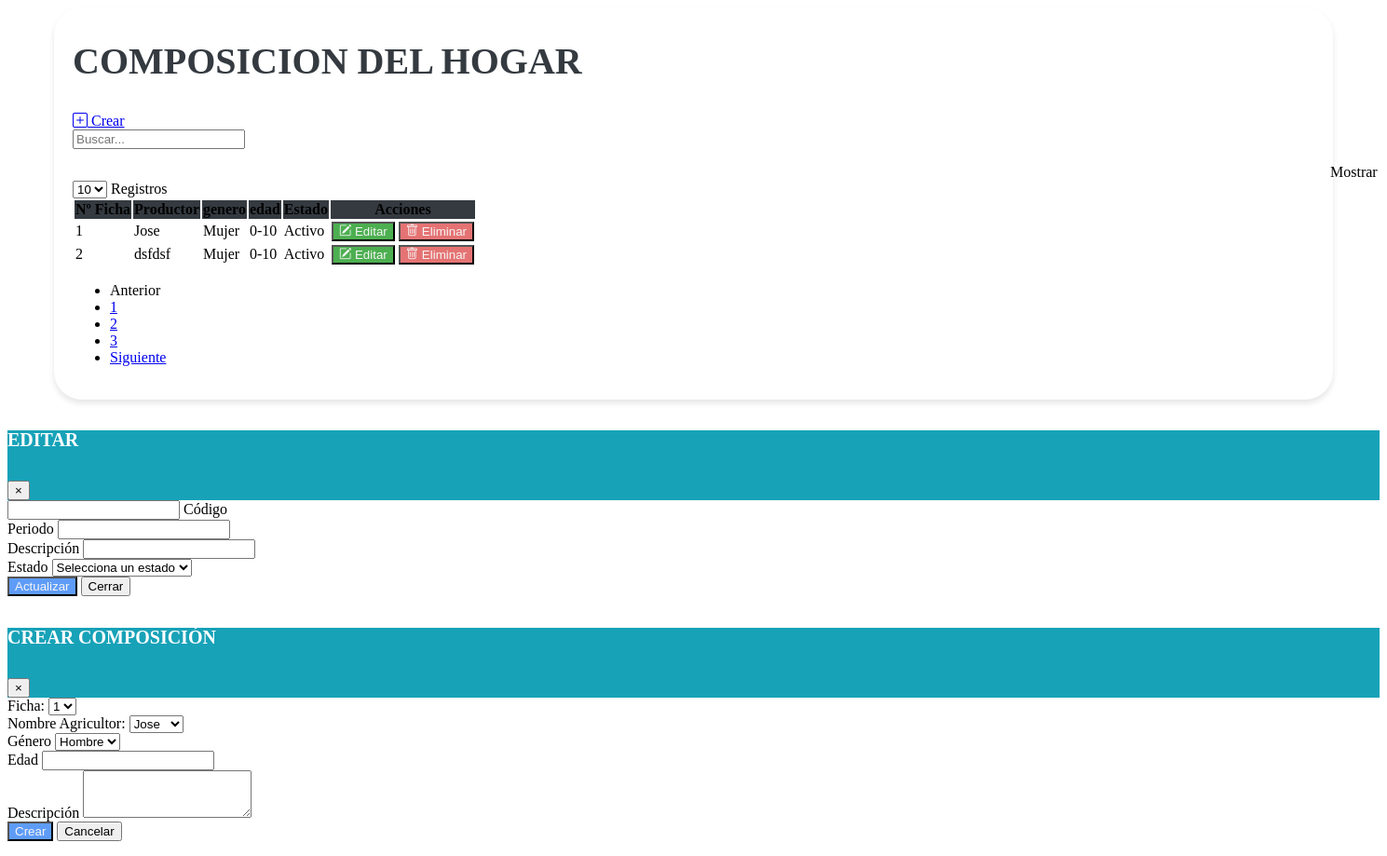
The app's page /vistas/Mantenimiento_Composicion.php, older data.
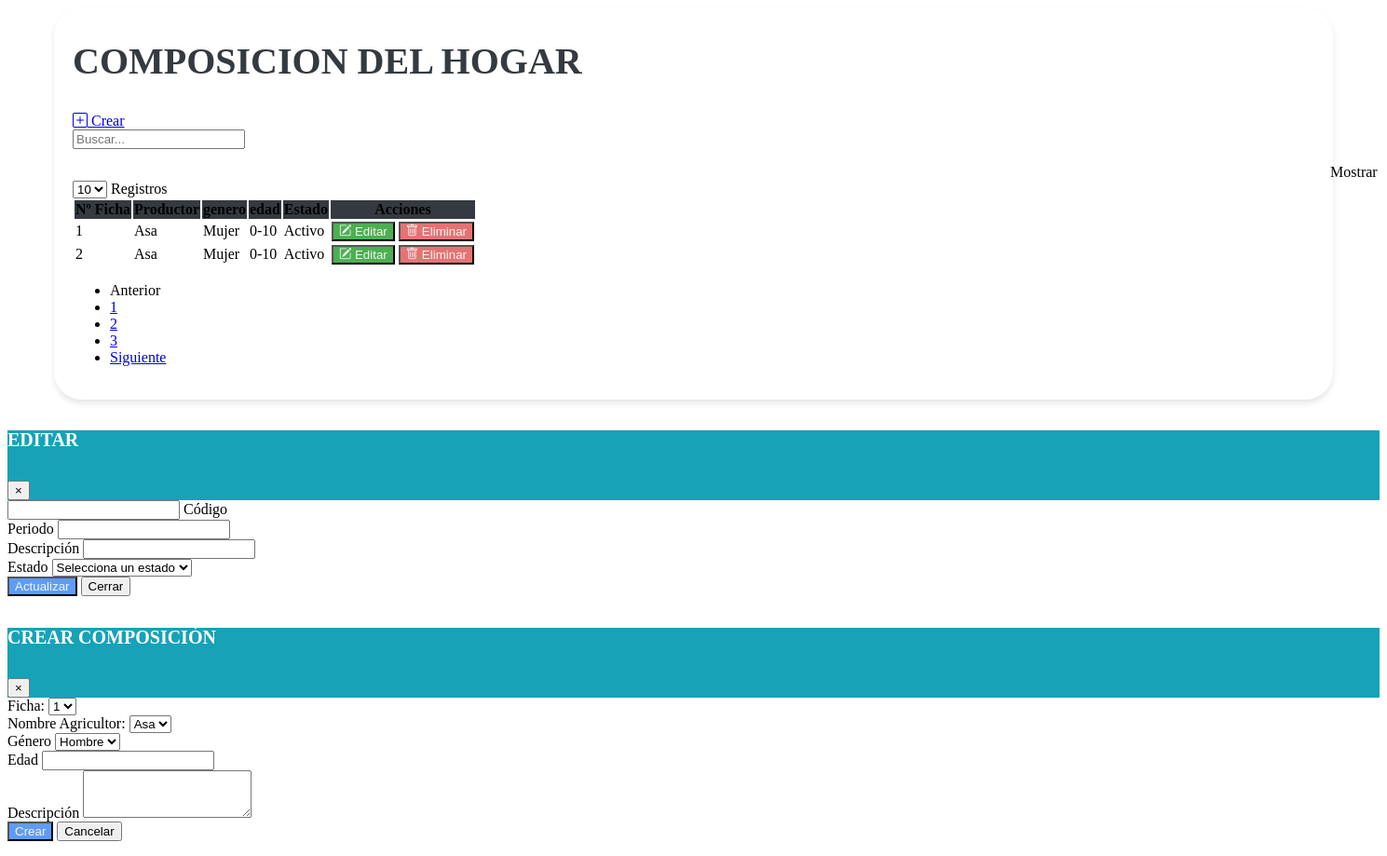
The same page, newer data.
### tables this page shows
CREATE TABLE IF NOT EXISTS `tbl_composicion` (
  `id_ficha` bigint(20) DEFAULT NULL,
  `id_composicion` bigint(20) NOT NULL AUTO_INCREMENT,
  `id_productor` bigint(20) DEFAULT NULL,
  `genero` enum('Hombre','Mujer') DEFAULT NULL,
  `edad` varchar(10) DEFAULT NULL,
  `cantidad` int(11) DEFAULT NULL,
  `creado_por` varchar(25) DEFAULT NULL,
  `fecha_creacion` timestamp NOT NULL DEFAULT current_timestamp(),
  `modificado_por` varchar(25) DEFAULT NULL,
  `fecha_modificacion` timestamp NOT NULL DEFAULT current_timestamp() ON UPDATE current_timestamp(),
  `estado` enum('A','I') DEFAULT NULL,
  PRIMARY KEY (`id_composicion`),
  KEY `fk_id_ficha_composicion` (`id_ficha`),
  KEY `fk_id_producto_composicionr` (`id_productor`),
  CONSTRAINT `fk_id_ficha_composicion` FOREIGN KEY (`id_ficha`) REFERENCES `fichas` (`id_ficha`),
  CONSTRAINT `fk_id_producto_composicionr` FOREIGN KEY (`id_productor`) REFERENCES `tbl_productor` (`id_productor`)
);

CREATE TABLE IF NOT EXISTS `tbl_productor` (
  `id_ficha` varchar(50) DEFAULT NULL,
  `id_productor` bigint(20) NOT NULL AUTO_INCREMENT,
  `primer_nombre` varchar(255) DEFAULT NULL,
  `segundo_nombre` varchar(255) DEFAULT NULL,
  `primer_apellido` varchar(255) DEFAULT NULL,
  `segundo_apellido` varchar(255) DEFAULT NULL,
  `identificacion` bigint(20) DEFAULT NULL,
  `fecha_nacimiento` date DEFAULT NULL,
  `genero` varchar(10) DEFAULT NULL,
  `estado_civil` varchar(20) DEFAULT NULL,
  `nivel_escolaridad` varchar(50) DEFAULT NULL,
  `ultimo_grado_escolar_aprobado` varchar(50) DEFAULT NULL,
  `telefono_1` int(11) DEFAULT NULL,
  `telefono_2` int(11) DEFAULT NULL,
  `telefono_3` int(11) DEFAULT NULL,
  `email_1` varchar(255) DEFAULT NULL,
  `email_2` varchar(255) DEFAULT NULL,
  `email_3` varchar(255) DEFAULT NULL,
  `descripcion` text DEFAULT NULL,
  `creado_por` varchar(25) DEFAULT NULL,
  `fecha_creacion` timestamp NOT NULL DEFAULT current_timestamp() ON UPDATE current_timestamp(),
  `modificado_por` varchar(25) DEFAULT NULL,
  `fecha_modificacion` timestamp NOT NULL DEFAULT current_timestamp(),
  `estado` enum('A','I') DEFAULT NULL,
  PRIMARY KEY (`id_productor`) USING BTREE
);

### vistas/Mantenimiento_Composicion.php (the view, shortened to what the changed rows need)
<link href="https://cdn.jsdelivr.net/npm/bootstrap-icons@1.10.0/font/bootstrap-icons.css" rel="stylesheet">
<link rel="stylesheet" href="assets/css/estilos.css">
<div class="containertable">
    <div class="d-flex justify-content-between align-items-end mb-4">
        <div>
            <h1 class="poppins-font mb-2">COMPOSICION DEL HOGAR</h1>
            <br>
        </div>
    </div>
    <div class="table-responsive">
        <table class="table table-hover">
            <thead class="table-dark text-center" style="background-color: #343A40;">
                <tr>
                    <th scope="col">Nº Ficha</th>
                    <th scope="col">Productor</th>
                    <th scope="col">genero</th>
                    <th scope="col">edad</th>
                    <th scope="col">Estado</th>
                    <th scope="col">Acciones</th>
                </tr>
            </thead>
            <tbody class="text-center">
                <?php
                include "../php/conexion_be.php";
                $sql = $conexion->query("SELECT
                C.id_ficha,
                C.id_composicion,
                C.id_productor,
                C.genero,
                C.edad,
                C.creado_por,
                C.fecha_creacion,
                C.modificado_por,
                C.fecha_modificacion,
                C.estado,
                P.primer_nombre
            FROM
                tbl_composicion C
                INNER JOIN tbl_productor P ON C.id_productor = P.id_productor;
            ");
                while ($datos = $sql->fetch_object()) { ?>
                    <tr>
                        <td><?= $datos->id_ficha ?></td>
                        <td><?= $datos->primer_nombre ?></td>
                        <td><?php
                            if ($datos->genero == "H") {
                                echo '<span class="badge badge-pill badge-light">Hombre</span>';
                            } else {
                                echo '<span class="badge badge-pill badge-light">Mujer</span>';
                            }
                            ?></td>
                        <td><?= $datos->edad ?></td>
                        <td><?php
                            if ($datos->estado == "A") {
                                echo '<span class="badge bg-success">Activo</span>';
                            } else {
                                echo '<span class="badge bg-danger">Inactivo</span>';
                            }
                            ?></td>
                        <td>
                            <button type="button" class="btn btn-editar" data-toggle="modal" data-target="#modalEditar" onclick="abrirModalEditar
                            ('<?= $datos->id_periodo ?>', '<?= $datos->periodo ?>', '<?= $datos->descripcion ?>', '<?= $datos->estado ?>')">
                                <i class="bi bi-pencil-square"></i>
                                Editar
                            </button>
                            <form id="deleteForm" method="POST" action="modelos/eliminar_periodicidad.php" style="display: inline;">
                                <button type="submit" class="btn btn-eliminar">
                                    <i class="bi bi-trash"></i>
                                    Eliminar
                                </button>
                            </form>
                        </td>
                    </tr>
                <?php }
                ?>
            </tbody>
        </table>
    </div>
</div>
<div class="modal fade" id="modalForm" tabindex="-1" role="dialog" aria-labelledby="exampleModalLabel" aria-hidden="true">
    <div class="modal-dialog">
        <div class="modal-content" role="document">
            <div class="modal-body">
                <form action="modelos/agregar_composicion.php" method="POST">
                    <div class="row mb-3">
                        <div class="col-6">
                            <div class="form-group">
                                <label for="id_productor">Nombre Agricultor:</label>
                                <select class="form-control" id="id_productor" name="id_productor" required>
                                    <?php
                                    include '../php/conexion_be.php';
                                    $sql = "SELECT id_productor , primer_nombre FROM tbl_productor";
                                    $result = mysqli_query($conexion, $sql);
                                    if (mysqli_num_rows($result) > 0) {
                                        while ($row = mysqli_fetch_assoc($result)) {
                                            echo '<option value="' . $row["id_productor"] . '">' . $row["primer_nombre"] . '</option>';
                                        }
                                    } else {
                                        echo '<option value="">No hay aldeas disponibles</option>';
                                    }
                                    ?>
                                </select>
                            </div>
                        </div>
                    </div>
                </form>
            </div>
        </div>
    </div>
</div>

Row changes from the older to the newer data that the page shows:
changed tbl_composicion (number 1 of 2 on the later page): id_productor.primer_nombre "Jose" → "Asa"
changed tbl_composicion (number 2 of 2 on the later page): id_productor.primer_nombre "dsfdsf" → "Asa"
Text that changed along with them:
form field id_productor: "Jose" → "Asa"
